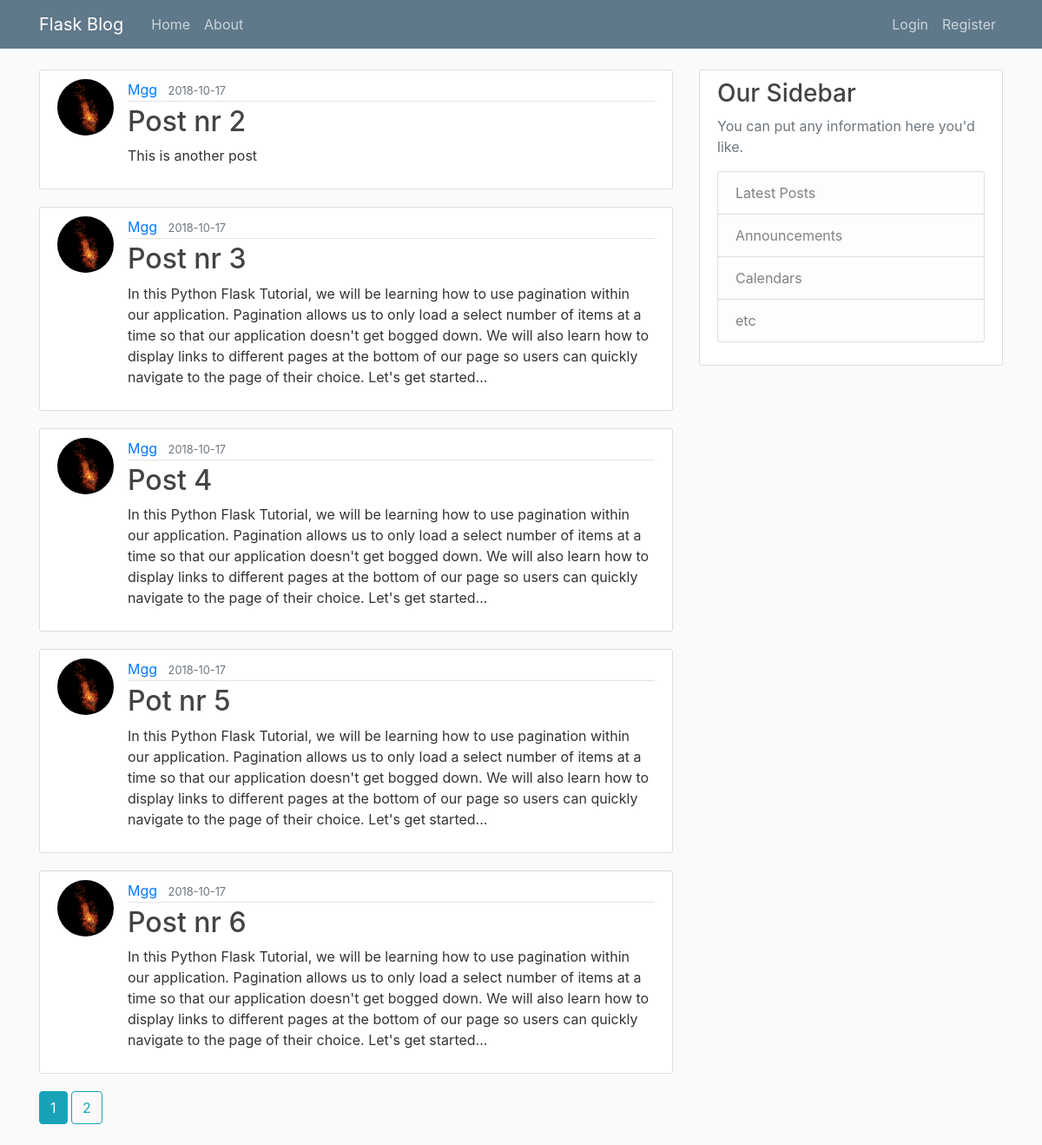
The page /home on the database its author committed.
### app2/models.py (models this page shows, shortened)
class Post(db.Model):
    id = db.Column(db.Integer, primary_key=True)
    title = db.Column(db.String(100), nullable = False)
    date_posted = db.Column(db.DateTime, nullable = False, default=datetime.utcnow())
    content = db.Column(db.Text, nullable=False)
    user_id = db.Column(db.Integer, db.ForeignKey('user.id'), nullable=False)

class User(db.Model, UserMixin): # tworzenie klasy użytkowniak w oparciu o model bazy danych z SQLAlchemy
    id = db.Column(db.Integer, primary_key=True)
    username = db.Column(db.String(20),unique=True, nullable = False)
    email = db.Column(db.String(120), unique=True, nullable=False)
    image_file = db.Column(db.String(20), nullable=False, default='default.jpg')
    password = db.Column(db.String(60), nullable=False)
    posts = db.relationship('Post', backref='author', lazy = True) #powiązanie z klasą Post, backref - dodanie kolumny do klasy Post, atrybut lazy pozwala pobrać dane z klasy Post do danego użytkownika

### app2/routes.py (the view)
@app.route("/")
@app.route("/home")
def home():
    page = request.args.get('page', default=1, type=int)  # pobieranie numeru aktualnej strony z aplikacji
    posts =  Post.query.paginate(per_page=5, page=page)#wszystkie posty
    return render_template("home.html", posts=posts)

### app2/templates/home.html
{% extends "layout.html" %}
{% block content %}
    {% for post in posts.items %}
        <article class="media content-section">
          <img class="rounded-circle article-img" src="{{ url_for('static', filename='profile_pics/' + post.author.image_file)}}">
            <div class="media-body">
            <div class="article-metadata">
              <a class="mr-2" href="/account">{{ post.author.username }}</a>
              <small class="text-muted">{{ post.date_posted.strftime('%Y-%m-%d') }}</small>
            </div>
            <h2><a class="article-title" href="{{url_for('post', post_id = post.id)}}">{{ post.title }}</a></h2>
            <p class="article-content">{{ post.content }}</p>
          </div>
        </article>
    {% endfor %}
    {% for page_num in posts.iter_pages(left_edge=1, right_edge=1, left_current=1, right_current=2) %}
        {% if page_num %}
            {% if posts.page == page_num %}
                <a class="btn btn-info mb-4" href="{{ url_for('home', page=page_num )}}">{{ page_num }}</a>
            {% else %}
                <a class="btn btn-outline-info mb-4" href="{{ url_for('home', page=page_num )}}">{{ page_num }}</a>
            {% endif %}
        {% else %}
            ...
        {% endif %}
    {% endfor %}
{% endblock content %}

### app2/templates/layout.html (shortened to what this page needs)
<!DOCTYPE html>
<html lang="en">
    <head>
        <link rel="stylesheet" href="https://maxcdn.bootstrapcdn.com/bootstrap/4.0.0/css/bootstrap.min.css">
        <link rel="stylesheet" type="text/css" href="{{ url_for('static', filename='main.css') }}">
    </head>
    <body>
        <header class="site-header">
          <nav class="navbar navbar-expand-md navbar-dark bg-steel fixed-top">
            <div class="container">
              <a class="navbar-brand mr-4" href="/">Flask Blog</a>
              <div class="collapse navbar-collapse" id="navbarToggle">
                <div class="navbar-nav mr-auto">
                  <a class="nav-item nav-link" href="{{url_for('home')}}">Home</a>
                  <a class="nav-item nav-link" href="{{url_for('about')}}">About</a>
                </div>
                <div class="navbar-nav">
                    {% if current_user.is_authenticated %}
                    <a class="nav-item nav-link" href="{{url_for('account')}}">Account</a>
                    <a class="nav-item nav-link" href="{{url_for('logout')}}">Logout</a>
                    <a class="nav-item nav-link" href="{{url_for('new_post')}}">New Post</a>
                    {% else %}
                  <a class="nav-item nav-link" href="{{url_for('login')}}">Login</a>
                  <a class="nav-item nav-link" href="{{url_for('register')}}">Register</a>
                    {% endif %}
                </div>
              </div>
            </div>
          </nav>
        </header>
        <main role="main" class="container">
          <div class="row">
            <div class="col-md-8">
              {% block content %}{% endblock %}
            </div>
            <div class="col-md-4">
              <div class="content-section">
                <h3>Our Sidebar</h3>
                <p class='text-muted'>You can put any information here you'd like.
                  <ul class="list-group">
                    <li class="list-group-item list-group-item-light">Latest Posts</li>
                    <li class="list-group-item list-group-item-light">Announcements</li>
                    <li class="list-group-item list-group-item-light">Calendars</li>
                    <li class="list-group-item list-group-item-light">etc</li>
                  </ul>
                </p>
              </div>
            </div>
          </div>
        </main>
    </body>
</html>

### app2/static/main.css (style rules this page uses)
body { background: #fafafa; color: #333333; margin-top: 5rem; }
h1, h2, h3, h4, h5, h6 { color: #444444; }
.bg-steel { background-color: #5f788a; }
.site-header .navbar-nav .nav-link { color: #cbd5db; }
.content-section { background: #ffffff; padding: 10px 20px; border: 1px solid #dddddd; border-radius: 3px; margin-bottom: 20px; }
.article-title { color: #444444; }
.article-content { white-space: pre-line; }
.article-img { height: 65px; width: 65px; margin-right: 16px; }
.article-metadata { padding-bottom: 1px; margin-bottom: 4px; border-bottom: 1px solid #e3e3e3 }

### rows shown on the page
Post: image_file (picture), author.username "Mgg", date_posted "2018-10-17", title "Post nr 2", content "This is another post"
Post: image_file (picture), author.username "Mgg", date_posted "2018-10-17", title "Post nr 3", content "In this Python Flask Tutorial, we will be learning how to use pagination within our application. Pagination allows us to only load a select number of items at a time so that our application doesn't get bogged down. We will also learn how to display links to different pages at the bottom of our page so users can quickly navigate to the page of their choice. Let's get started..."
Post: image_file (picture), author.username "Mgg", date_posted "2018-10-17", title "Post 4", content "In this Python Flask Tutorial, we will be learning how to use pagination within our application. Pagination allows us to only load a select number of items at a time so that our application doesn't get bogged down. We will also learn how to display links to different pages at the bottom of our page so users can quickly navigate to the page of their choice. Let's get started..."
Post: image_file (picture), author.username "Mgg", date_posted "2018-10-17", title "Pot nr 5", content "In this Python Flask Tutorial, we will be learning how to use pagination within our application. Pagination allows us to only load a select number of items at a time so that our application doesn't get bogged down. We will also learn how to display links to different pages at the bottom of our page so users can quickly navigate to the page of their choice. Let's get started..."
Post: image_file (picture), author.username "Mgg", date_posted "2018-10-17", title "Post nr 6", content "In this Python Flask Tutorial, we will be learning how to use pagination within our application. Pagination allows us to only load a select number of items at a time so that our application doesn't get bogged down. We will also learn how to display links to different pages at the bottom of our page so users can quickly navigate to the page of their choice. Let's get started..."

### other values the page prints
{{ page_num }} "1"
{{ page_num }} "2"
